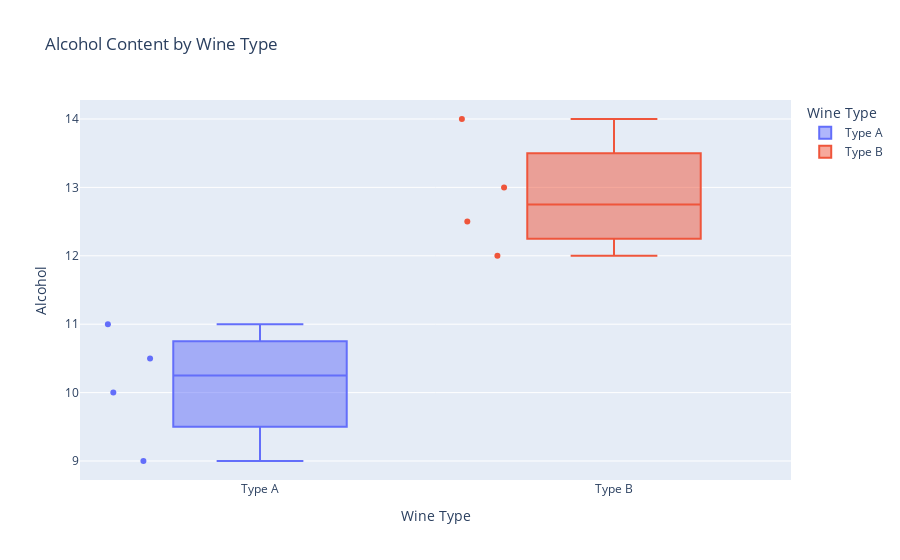

The code cell stored with this chart in its notebook:
### Markdown cell above
BOX PLOT: A Box Plot is great for visualizing the distribution of numerical data and identifying outliers. It shows the median, quartiles, and potential outliers in a dataset.

### Code cell
import plotly.express as px
import pandas as pd

# Sample data
data = {
    'Wine Type': ['Type A', 'Type B', 'Type A', 'Type B', 'Type A', 'Type B', 'Type A', 'Type B'],
    'Alcohol': [10, 12, 9, 14, 11, 13, 10.5, 12.5],
    'Quality': [5, 7, 4, 9, 6, 8, 5, 7]
}

df = pd.DataFrame(data)

# Create Box Plot
fig = px.box(df, 
             x='Wine Type', 
             y='Alcohol', 
             color='Wine Type',
             points='all',  # Shows all data points
             title='Alcohol Content by Wine Type')

fig.show()

### Figure 1 — Plotly figure (JSON) as saved in the notebook; plotly's stock layout.template omitted (floating-point values rounded to 4 significant figures)
{"data": [{"alignmentgroup": "True", "boxpoints": "all", "hovertemplate": "Wine Type=%{x}<br>Alcohol=%{y}<extra></extra>", "legendgroup": "Type A", "marker": {"color": "#636efa"}, "name": "Type A", "notched": false, "offsetgroup": "Type A", "orientation": "v", "showlegend": true, "type": "box", "x": ["Type A", "Type A", "Type A", "Type A"], "x0": " ", "xaxis": "x", "y": [10, 9, 11, 10.5], "y0": " ", "yaxis": "y"}, {"alignmentgroup": "True", "boxpoints": "all", "hovertemplate": "Wine Type=%{x}<br>Alcohol=%{y}<extra></extra>", "legendgroup": "Type B", "marker": {"color": "#EF553B"}, "name": "Type B", "notched": false, "offsetgroup": "Type B", "orientation": "v", "showlegend": true, "type": "box", "x": ["Type B", "Type B", "Type B", "Type B"], "x0": " ", "xaxis": "x", "y": [12, 14, 13, 12.5], "y0": " ", "yaxis": "y"}], "layout": {"autosize": true, "boxmode": "overlay", "legend": {"title": {"text": "Wine Type"}, "tracegroupgap": 0}, "title": {"text": "Alcohol Content by Wine Type"}, "xaxis": {"anchor": "y", "autorange": true, "categoryarray": ["Type A", "Type B"], "categoryorder": "array", "domain": [0, 1], "range": [-0.5116, 1.5], "title": {"text": "Wine Type"}, "type": "category"}, "yaxis": {"anchor": "x", "autorange": true, "domain": [0, 1], "range": [8.722, 14.28], "title": {"text": "Alcohol"}, "type": "linear"}}}
